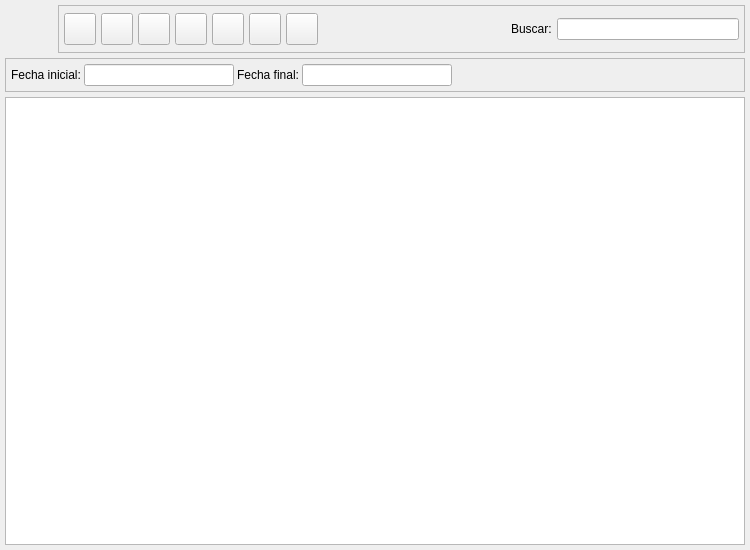
<?xml version="1.0" encoding="UTF-8"?>
<ui version="4.0">
 <author>Tomeu Borras Riera</author>
 <class>JDirectivaListBase</class>
 <widget class="QWidget" name="JDirectivaListBase">
  <property name="enabled">
   <bool>true</bool>
  </property>
  <property name="geometry">
   <rect>
    <x>0</x>
    <y>0</y>
    <width>750</width>
    <height>550</height>
   </rect>
  </property>
  <property name="windowTitle">
   <string>Juntas Directivas</string>
  </property>
  <property name="windowIcon">
   <iconset resource="../../../bulmages.qrc">
    <normaloff>:/Images/employee-list.svg</normaloff>:/Images/employee-list.svg</iconset>
  </property>
  <layout class="QGridLayout">
   <property name="margin">
    <number>5</number>
   </property>
   <property name="spacing">
    <number>5</number>
   </property>
   <item row="1" column="0">
    <widget class="QFrame" name="m_busqueda">
     <property name="minimumSize">
      <size>
       <width>16</width>
       <height>20</height>
      </size>
     </property>
     <property name="frameShape">
      <enum>QFrame::StyledPanel</enum>
     </property>
     <property name="frameShadow">
      <enum>QFrame::Raised</enum>
     </property>
     <layout class="QHBoxLayout" name="horizontalLayout">
      <item>
       <widget class="QLabel" name="textLabel1_4">
        <property name="sizePolicy">
         <sizepolicy hsizetype="Fixed" vsizetype="Fixed">
          <horstretch>0</horstretch>
          <verstretch>0</verstretch>
         </sizepolicy>
        </property>
        <property name="text">
         <string>Fecha inicial:</string>
        </property>
       </widget>
      </item>
      <item>
       <widget class="BlDateSearch" name="m_fechain">
        <property name="sizePolicy">
         <sizepolicy hsizetype="Fixed" vsizetype="Fixed">
          <horstretch>0</horstretch>
          <verstretch>0</verstretch>
         </sizepolicy>
        </property>
        <property name="minimumSize">
         <size>
          <width>150</width>
          <height>21</height>
         </size>
        </property>
       </widget>
      </item>
      <item>
       <widget class="QLabel" name="textLabel1_4_2">
        <property name="sizePolicy">
         <sizepolicy hsizetype="Fixed" vsizetype="Fixed">
          <horstretch>0</horstretch>
          <verstretch>0</verstretch>
         </sizepolicy>
        </property>
        <property name="text">
         <string>Fecha final:</string>
        </property>
       </widget>
      </item>
      <item>
       <widget class="BlDateSearch" name="m_fechafin">
        <property name="sizePolicy">
         <sizepolicy hsizetype="Fixed" vsizetype="Fixed">
          <horstretch>0</horstretch>
          <verstretch>0</verstretch>
         </sizepolicy>
        </property>
        <property name="minimumSize">
         <size>
          <width>150</width>
          <height>21</height>
         </size>
        </property>
       </widget>
      </item>
      <item>
       <spacer name="horizontalSpacer">
        <property name="orientation">
         <enum>Qt::Horizontal</enum>
        </property>
        <property name="sizeHint" stdset="0">
         <size>
          <width>242</width>
          <height>20</height>
         </size>
        </property>
       </spacer>
      </item>
     </layout>
    </widget>
   </item>
   <item row="2" column="0">
    <widget class="JDirectivaListSubForm" name="mui_list"/>
   </item>
   <item row="0" column="0">
    <layout class="QHBoxLayout">
     <property name="spacing">
      <number>5</number>
     </property>
     <property name="margin">
      <number>0</number>
     </property>
     <item>
      <widget class="QLabel" name="label">
       <property name="minimumSize">
        <size>
         <width>48</width>
         <height>48</height>
        </size>
       </property>
       <property name="maximumSize">
        <size>
         <width>48</width>
         <height>48</height>
        </size>
       </property>
       <property name="text">
        <string/>
       </property>
       <property name="pixmap">
        <pixmap resource="../../../bulmages.qrc">:/Images/employee-list.svg</pixmap>
       </property>
       <property name="scaledContents">
        <bool>true</bool>
       </property>
      </widget>
     </item>
     <item>
      <widget class="QFrame" name="m_botonera">
       <property name="frameShape">
        <enum>QFrame::StyledPanel</enum>
       </property>
       <property name="frameShadow">
        <enum>QFrame::Raised</enum>
       </property>
       <layout class="QHBoxLayout">
        <property name="spacing">
         <number>5</number>
        </property>
        <property name="margin">
         <number>5</number>
        </property>
        <item>
         <widget class="QToolButton" name="mui_crear">
          <property name="minimumSize">
           <size>
            <width>32</width>
            <height>32</height>
           </size>
          </property>
          <property name="maximumSize">
           <size>
            <width>32</width>
            <height>32</height>
           </size>
          </property>
          <property name="toolTip">
           <string>Nuevo Actividad</string>
          </property>
          <property name="whatsThis">
           <string>Nuevo Actividad</string>
          </property>
          <property name="text">
           <string/>
          </property>
          <property name="icon">
           <iconset resource="../../../bulmages.qrc">
            <normaloff>:/Images/document-new.svg</normaloff>:/Images/document-new.svg</iconset>
          </property>
          <property name="iconSize">
           <size>
            <width>32</width>
            <height>32</height>
           </size>
          </property>
          <property name="shortcut">
           <string>Ctrl+N</string>
          </property>
         </widget>
        </item>
        <item>
         <widget class="QToolButton" name="mui_editar">
          <property name="minimumSize">
           <size>
            <width>32</width>
            <height>32</height>
           </size>
          </property>
          <property name="maximumSize">
           <size>
            <width>32</width>
            <height>32</height>
           </size>
          </property>
          <property name="toolTip">
           <string>Editar Actividad</string>
          </property>
          <property name="whatsThis">
           <string>Editar Actividad</string>
          </property>
          <property name="text">
           <string/>
          </property>
          <property name="icon">
           <iconset resource="../../../bulmages.qrc">
            <normaloff>:/Images/document-open.svg</normaloff>:/Images/document-open.svg</iconset>
          </property>
          <property name="iconSize">
           <size>
            <width>32</width>
            <height>32</height>
           </size>
          </property>
          <property name="shortcut">
           <string>Ctrl+E</string>
          </property>
         </widget>
        </item>
        <item>
         <widget class="QToolButton" name="mui_borrar">
          <property name="minimumSize">
           <size>
            <width>32</width>
            <height>32</height>
           </size>
          </property>
          <property name="maximumSize">
           <size>
            <width>32</width>
            <height>32</height>
           </size>
          </property>
          <property name="toolTip">
           <string>Borrar Actividad</string>
          </property>
          <property name="whatsThis">
           <string>Borrar Actividad</string>
          </property>
          <property name="text">
           <string/>
          </property>
          <property name="icon">
           <iconset resource="../../../bulmages.qrc">
            <normaloff>:/Images/edit-delete.svg</normaloff>:/Images/edit-delete.svg</iconset>
          </property>
          <property name="iconSize">
           <size>
            <width>32</width>
            <height>32</height>
           </size>
          </property>
          <property name="shortcut">
           <string>Ctrl+D</string>
          </property>
         </widget>
        </item>
        <item>
         <widget class="QToolButton" name="mui_imprimir">
          <property name="minimumSize">
           <size>
            <width>32</width>
            <height>32</height>
           </size>
          </property>
          <property name="maximumSize">
           <size>
            <width>32</width>
            <height>32</height>
           </size>
          </property>
          <property name="toolTip">
           <string>Imprimir listado</string>
          </property>
          <property name="whatsThis">
           <string>Imprimir listado</string>
          </property>
          <property name="text">
           <string/>
          </property>
          <property name="icon">
           <iconset resource="../../../bulmages.qrc">
            <normaloff>:/Images/document-print.svg</normaloff>:/Images/document-print.svg</iconset>
          </property>
          <property name="iconSize">
           <size>
            <width>32</width>
            <height>32</height>
           </size>
          </property>
          <property name="shortcut">
           <string>Ctrl+P</string>
          </property>
         </widget>
        </item>
        <item>
         <widget class="QToolButton" name="mui_filtrar">
          <property name="minimumSize">
           <size>
            <width>32</width>
            <height>32</height>
           </size>
          </property>
          <property name="maximumSize">
           <size>
            <width>32</width>
            <height>32</height>
           </size>
          </property>
          <property name="toolTip">
           <string>Filtrar Actividades</string>
          </property>
          <property name="whatsThis">
           <string>Filtrar Actividades</string>
          </property>
          <property name="text">
           <string/>
          </property>
          <property name="icon">
           <iconset resource="../../../bulmages.qrc">
            <normaloff>:/Images/edit-find.svg</normaloff>:/Images/edit-find.svg</iconset>
          </property>
          <property name="iconSize">
           <size>
            <width>32</width>
            <height>32</height>
           </size>
          </property>
          <property name="shortcut">
           <string>Ctrl+F</string>
          </property>
          <property name="checkable">
           <bool>true</bool>
          </property>
         </widget>
        </item>
        <item>
         <widget class="QToolButton" name="mui_configurar">
          <property name="minimumSize">
           <size>
            <width>32</width>
            <height>32</height>
           </size>
          </property>
          <property name="maximumSize">
           <size>
            <width>32</width>
            <height>32</height>
           </size>
          </property>
          <property name="toolTip">
           <string>Configurar listado</string>
          </property>
          <property name="whatsThis">
           <string>Configurar listado</string>
          </property>
          <property name="text">
           <string/>
          </property>
          <property name="icon">
           <iconset resource="../../../bulmages.qrc">
            <normaloff>:/Images/document-properties.svg</normaloff>:/Images/document-properties.svg</iconset>
          </property>
          <property name="iconSize">
           <size>
            <width>32</width>
            <height>32</height>
           </size>
          </property>
          <property name="shortcut">
           <string>Ctrl+B</string>
          </property>
          <property name="checkable">
           <bool>true</bool>
          </property>
         </widget>
        </item>
        <item>
         <widget class="QToolButton" name="mui_actualizar">
          <property name="minimumSize">
           <size>
            <width>32</width>
            <height>32</height>
           </size>
          </property>
          <property name="maximumSize">
           <size>
            <width>32</width>
            <height>32</height>
           </size>
          </property>
          <property name="toolTip">
           <string>Actualizar listado</string>
          </property>
          <property name="whatsThis">
           <string>Actualizar listado</string>
          </property>
          <property name="text">
           <string/>
          </property>
          <property name="icon">
           <iconset resource="../../../bulmages.qrc">
            <normaloff>:/Images/view-refresh.svg</normaloff>:/Images/view-refresh.svg</iconset>
          </property>
          <property name="iconSize">
           <size>
            <width>32</width>
            <height>32</height>
           </size>
          </property>
          <property name="shortcut">
           <string>F5</string>
          </property>
         </widget>
        </item>
        <item>
         <widget class="QFrame" name="mui_plugbotones">
          <property name="sizePolicy">
           <sizepolicy hsizetype="Minimum" vsizetype="Preferred">
            <horstretch>0</horstretch>
            <verstretch>0</verstretch>
           </sizepolicy>
          </property>
          <property name="frameShape">
           <enum>QFrame::NoFrame</enum>
          </property>
          <property name="frameShadow">
           <enum>QFrame::Plain</enum>
          </property>
          <property name="lineWidth">
           <number>0</number>
          </property>
         </widget>
        </item>
        <item>
         <spacer>
          <property name="orientation">
           <enum>Qt::Horizontal</enum>
          </property>
          <property name="sizeHint" stdset="0">
           <size>
            <width>51</width>
            <height>34</height>
           </size>
          </property>
         </spacer>
        </item>
        <item>
         <widget class="QLabel" name="textLabel1">
          <property name="text">
           <string>Buscar:</string>
          </property>
         </widget>
        </item>
        <item>
         <widget class="QLineEdit" name="m_filtro">
          <property name="minimumSize">
           <size>
            <width>150</width>
            <height>0</height>
           </size>
          </property>
         </widget>
        </item>
       </layout>
      </widget>
     </item>
    </layout>
   </item>
  </layout>
 </widget>
 <layoutdefault spacing="3" margin="5"/>
 <customwidgets>
  <customwidget>
   <class>BlDateSearch</class>
   <extends>QLineEdit</extends>
   <header>bldatesearch.h</header>
  </customwidget>
  <customwidget>
   <class>JDirectivaListSubForm</class>
   <extends>QTableWidget</extends>
   <header>jdirectivalist.h</header>
  </customwidget>
 </customwidgets>
 <resources>
  <include location="../../../bulmages.qrc"/>
  <include location="../../../bulmages.qrc"/>
 </resources>
 <connections>
  <connection>
   <sender>mui_filtrar</sender>
   <signal>toggled(bool)</signal>
   <receiver>m_busqueda</receiver>
   <slot>setShown(bool)</slot>
   <hints>
    <hint type="sourcelabel">
     <x>241</x>
     <y>39</y>
    </hint>
    <hint type="destinationlabel">
     <x>228</x>
     <y>69</y>
    </hint>
   </hints>
  </connection>
 </connections>
</ui>
